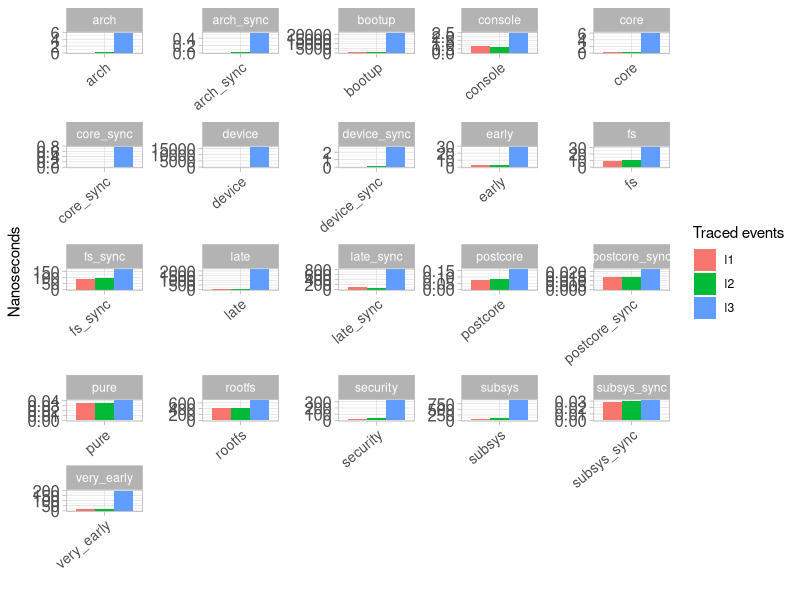

Write the R code that produced this figure.
#!/usr/bin/env Rscript
library(ggplot2)
library(ggrepel)
library(plyr)
# write.csv(data1, file="./hypercall/data/hypercall-host-disabled.csv", row.names = FALSE)
bootup_time_baseline = 868.520 #ms
bootup_time = 2608.425825 # ms
bootup_overhead <- (1 - (bootup_time_baseline/bootup_time))*100

data <- read.table("./bootup-trace/rscript/nested-layer-overhead.csv", header=T, sep=",")

data <- ddply(data, .(nested_level,boot_level),
              transform,
              t_median = median(time),
              t_mean = mean(time)
)
unique_data <- unique(data[c("nested_level", "boot_level", "t_median", "t_mean")])
# unique_data$overhead <- round(100*(1 - bootup_time_baseline/unique_data$median))

p <- ggplot(unique_data, aes(x=reorder(boot_level, -t_median), y=t_median)) +
  # coord_flip() +
  facet_wrap(~boot_level, scale="free") +
  geom_bar(aes(fill=nested_level),position="dodge",stat="identity") +
  # geom_text(aes(label=paste('overhead','%') ), colour='white',  fontface = "bold",
  #           # label.padding = unit(0.5, "lines"),
  #           # label.r = unit(0.7, "lines"),
  #           # label.size = 0,
  #           size = 5,
  #           position=position_dodge(width=0.9), hjust=2) +
  # coord_flip() +
  # scale_fill_manual(values = colors) +
  # geom_hline(yintercept = c(baseline), linetype="dotted") +
  labs(x ="", y ="Nanoseconds", fill = "Traced events") +

  theme_light() +
  theme(
    # legend.position="none",
    axis.text.y = element_text(size=12),
    # axis.text.x = element_text(size=14),
    axis.text.x = element_text(angle = 40, hjust = 1, vjust=1, size = 10)
  )

plot(p)